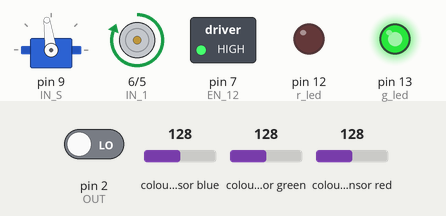
The sketch below on a simulated Arduino Uno, built with avr-gcc and run on an emulated ATmega328P. Parts: servo, motor-driver pin pairs drawn as motors (green arrow = first pin HIGH = forward, orange = second pin HIGH = backward, longer = more drive), switched loads named in the sketch (green lamp = pin HIGH), output pins drawn as LEDs (lit = HIGH). Wiring (inferred from the names in the program): TCS3200 colour sensor: output pin 2; S2 pin 4; S3 pin 3; S0 pin 11; S1 pin 8. The test bench sets the inputs (shaded band); at power-on: colour sensor blue 128, pin 2 (OUT) LOW, colour sensor green 128, colour sensor red 128. Pins used as bus, display or sensor lines are not drawn; what the sketch prints to the serial monitor is not drawn.

Above: at 2.3 s.
2.4 s: colour sensor blue set to 120
At 3.1 s:
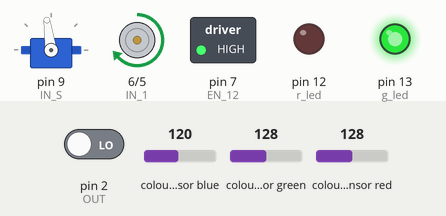
At 4.1 s:
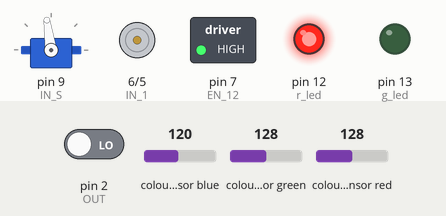
Timing chart, 0 to 5.6 s (numbered marks = the images above; inputs shaded):
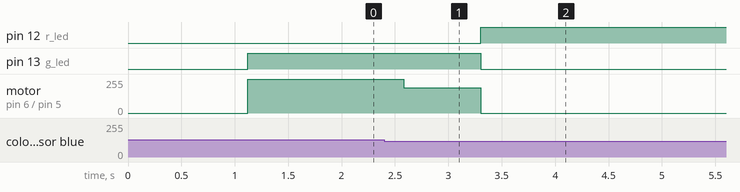

The sketch:

color_car.ino
```cpp
/////////////////////////////////////////////////////////////////////////////////////
/// Nuvolari:                                                                      //
/// Firmware for the Robotics And Design project Nuvolari,                         //
/// an arduino controlled DC car with an RGB sensor, that                          //
/// follow colored track by steering the front wheel depending                     //
/// on the color detected.                                                         //
/// repository :                                                                   //
/// https://github.com/DanieleGravina/ColorCar/blob/master/color_car/color_car.ino //
/////////////////////////////////////////////////////////////////////////////////////

#include <Wire.h>
#include <Servo.h>
#include <MsTimer2.h>


#define DEBUG //comment out to disable serial debugging
#define RELEASE

//Pin H bridge for DC motor
#define EN_12 7
#define IN_1 6
#define IN_S 9
#define IN_2 5


//Pin RGB sensor
#define S0     11
#define S1     8
#define S2     4
#define S3     3
#define OUT    2

#define r_led 12 //red led
#define g_led 13 //green led


#define numColors  7

//delay for RGB sensor timer
#define DELAY_COLOR 30
#define DELAY_START 1000

#define R 0
#define G 1
#define B 2

#define YELLOW  0
#define BLUE 1
#define GREEN 2
#define SKY_BLUE 3
#define RED 4
#define WHITE 5

#define SPEED_2 255
#define SPEED_1 190

#define STRAIGHT 98
#define WHEEL_1 20
#define WHEEL_2 35

#define MIN3(x,y,z)  ((y) <= (z) ? \
                         ((x) <= (y) ? (x) : (y)) \
                     : \
                         ((x) <= (z) ? (x) : (z)))

#define MAX3(x,y,z)  ((y) >= (z) ? \
                         ((x) >= (y) ? (x) : (y)) \
                     : \
                         ((x) >= (z) ? (x) : (z)))

int   g_count = 0;    // count the frequecy
int   g_array[3];     // store the RGB value
int   g_flag = 0;     // filter of RGB queue
float g_SF[3];        // save the RGB Scale factor

int Count[3];

//Store how many times RGB sensor see no color
int noColor = 0;

//flag that says if RGB see the white for the first time
boolean firstTime = true;

Servo myservo;

String colorNames[] = {"Yellow", "Blue", "Green", "Sky Blue", "Red", "White", "Black" };

// Hue component of the colors recognised by the sensor
float hValues[] = {-21, 139,  230,  143,  -1,  360};
float range[] =   {  4,   3,   10,   3,  3,   4};


void setup(){

  #ifdef DEBUG
  Serial.begin(9600);
  #endif

  /////////////
  /////led/////
  /////////////

  pinMode(r_led, OUTPUT);
  pinMode(g_led, OUTPUT);

  /////////////////
  /////DC motor////
  /////////////////

  pinMode(EN_12, OUTPUT);
  pinMode(IN_1, OUTPUT);
  pinMode(IN_2, OUTPUT);

  myservo.attach(IN_S);
  digitalWrite(EN_12,HIGH);

  straight();

  /////////////////
  //color sensor//
  ///////////////

  delay(DELAY_START);

  TSC_Init();
  MsTimer2::set(DELAY_COLOR, TSC_Callback); // DELAY_COLOR ms period
  MsTimer2::start();

  attachInterrupt(0, TSC_Count, RISING);

  delay(DELAY_COLOR*4);

  for(int i=0; i<3; i++)
    Serial.println(g_array[i]);

  g_SF[0] = 255.0/ g_array[0];     //R Scale factor
  g_SF[1] = 255.0/ g_array[1] ;    //G Scale factor
  g_SF[2] = 255.0/ g_array[2] ;    //B Scale factor

  Serial.println(g_SF[0]);
  Serial.println(g_SF[1]);
  Serial.println(g_SF[2]);

  digitalWrite(g_led, HIGH); //calibration's over
  go(SPEED_2);
}

void loop(){

  g_flag = 0;

  Count[R] = g_array[R] * g_SF[R];
  Count[B] = g_array[B] * g_SF[B];
  Count[G] = g_array[G] * g_SF[G];

    #ifdef DEBUG
  Serial.print(Count[R]);
  Serial.print("|");
  Serial.print(Count[G]);
  Serial.print("|");
  Serial.println(Count[B]);

  #endif

  computeH((float)Count[R], (float)Count[G], (float)Count[B]);

  delay(DELAY_COLOR*4);


}

//Compute the Hue component of HSV from RGB
void computeH(float red, float blue, float green)
{

    float h;

    float maxi = MAX3(red, green, blue);

    float mini = MIN3(red, green, blue);

    float delta = maxi - mini;

    if( (red > 240 && green > 240 && blue > 240) || (red < 20 && green < 20 && blue <20))

      h = 360;

    // compute hue
    else{

      if(firstTime){
          go(SPEED_1);
          firstTime = false;
      }

      if(maxi == green)

            h = 60*(((blue - red)/delta) + 2);

      else if(maxi == blue)

              h = 60*(((red - green)/delta) + 4);

              else {

                  h = 60*fmod(((green - blue)/delta), 6);

              }
    }

    #ifdef DEBUG

    Serial.println(h);

    #endif


    hDecide(h);
}

//Decide what color has been detected
void hDecide(float h){

  int closest_num = -1;

  for(int i = 0; i < numColors; ++i){

    if(h >= (hValues[i] - range[i]) && h <= (hValues[i] + range[i])){
      closest_num = i;
       i=numColors;
    }
  }

  if(closest_num == -1){
    noColor++;

    if(noColor > 5){ //if 5 times no color detected -> game over
      stopped();
    }

  }
  else{
    noColor = 0;
    changeState(closest_num);
  }


  #ifdef DEBUG
  Serial.println(colorNames[closest_num]);
  #endif
}

//Map the color detected with the steering angle of the front wheel
void changeState(int colorDecision){

 switch(colorDecision){

   case RED:
        straight();
        go(SPEED_1);
        break;

   case SKY_BLUE:
        left(WHEEL_2);
        break;

   case BLUE:
        left(WHEEL_1);
        break;

   case YELLOW:
        right(WHEEL_2);
        break;

   case GREEN:
        right(WHEEL_1);
        break;

   case WHITE:

        if(!firstTime)
          stopped();

        straight();
        break;

 }


}


// Straight
void straight(){
  myservo.write(STRAIGHT);
}

//Speed control
void go(int vel){
  analogWrite(IN_1, vel);
  digitalWrite(IN_2,LOW);
}

//Stop the car
void stopped(){

  digitalWrite(IN_1, LOW);
  digitalWrite(IN_2, LOW);

  digitalWrite(g_led, LOW); //game over
  digitalWrite(r_led, HIGH);

  #ifdef RELEASE
  //reset to restart
  for(int i = 0; i < 50; i++){
    i--;
  }
  #endif
}

//Turn right of degree angle
void right(int degree){
  myservo.write(STRAIGHT + degree);
}


//Turn left of degree angle
void left(int degree){
  myservo.write(STRAIGHT - degree);
}

///////////////////
//color sensor
//////////////////

// Init TSC230 and setting Frequency.
void TSC_Init()
{
  pinMode(S0, OUTPUT);
  pinMode(S1, OUTPUT);
  pinMode(S2, OUTPUT);
  pinMode(S3, OUTPUT);
  pinMode(OUT, INPUT);

  digitalWrite(S0, LOW);  // OUTPUT FREQUENCY SCALING 2%
  digitalWrite(S1, HIGH);
}

// Select the filter color
void TSC_FilterColor(int Level01, int Level02)
{
  if(Level01 != 0)
    Level01 = HIGH;

  if(Level02 != 0)
    Level02 = HIGH;

  digitalWrite(S2, Level01);
  digitalWrite(S3, Level02);
}

void TSC_Count()
{
  g_count ++ ;
}

void TSC_Callback()
{

  switch(g_flag)
  {
    case 0:
         TSC_WB(LOW, LOW);              //Filter without Red
         break;
    case 1:
         g_array[0] = g_count;
         TSC_WB(HIGH, HIGH);            //Filter without Green
         break;
    case 2:
         g_array[1] = g_count;
         TSC_WB(LOW, HIGH);             //Filter without Blue
         break;

    case 3:
         g_array[2] = g_count;
         TSC_WB(HIGH, LOW);             //Clear(no filter)
         break;
   default:
         g_count = 0;
         break;
  }
}

void TSC_WB(int Level0, int Level1)      //White Balance
{
  g_count = 0;
  g_flag ++;
  TSC_FilterColor(Level0, Level1);
}

///////////////////
//end color sensor
//////////////////
```

Measured:
- the behaviour switches between 121 and 120 on colour sensor blue (found by bisection; images 0 and 1)
- after the input at 2.4 s, pin 12 (r_led): LOW → HIGH after 0.90 s; pin 13 (g_led): HIGH → LOW after 0.90 s; motor on pin 6 (IN_1) / pin 5 (IN_2): forward 255/255 → forward 190/255 after 0.18 s, → stopped 0.72 s later
